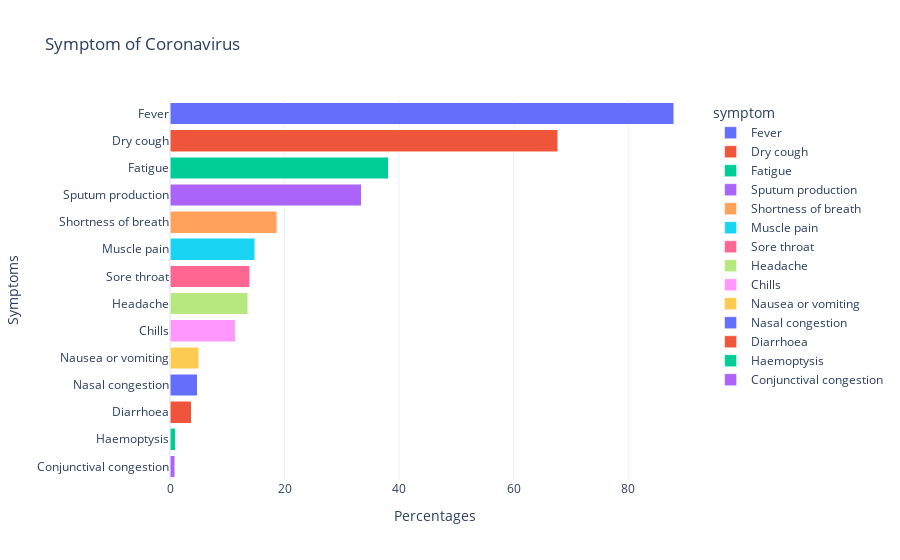

This figure's notebook cell:
### Code cell
fig = px.bar(symptoms[['symptom', 'percentage']].sort_values('percentage', ascending=False), 
             x="percentage", y="symptom", color='symptom',
              title='Symptom of Coronavirus',orientation='h')
fig.update_layout(plot_bgcolor='rgb(275, 270, 273)')
fig.update_traces(textposition='inside')
fig.update_layout(uniformtext_minsize=8, uniformtext_mode='hide')
fig.update_layout(barmode='stack')
fig.update_layout(plot_bgcolor='rgb(275, 270, 273)',yaxis_title='Symptoms',xaxis_title='Percentages')
fig.update_layout(template = 'plotly_white')
fig.show()

### Figure 1 — Plotly figure (JSON) as saved in the notebook; plotly's stock layout.template omitted (floating-point values rounded to 4 significant figures)
{"data": [{"alignmentgroup": "True", "hovertemplate": "symptom=%{y}<br>percentage=%{x}<extra></extra>", "legendgroup": "Fever", "marker": {"color": "#636efa"}, "name": "Fever", "offsetgroup": "Fever", "orientation": "h", "showlegend": true, "textposition": "inside", "type": "bar", "x": [87.9], "xaxis": "x", "y": ["Fever"], "yaxis": "y"}, {"alignmentgroup": "True", "hovertemplate": "symptom=%{y}<br>percentage=%{x}<extra></extra>", "legendgroup": "Dry cough", "marker": {"color": "#EF553B"}, "name": "Dry cough", "offsetgroup": "Dry cough", "orientation": "h", "showlegend": true, "textposition": "inside", "type": "bar", "x": [67.7], "xaxis": "x", "y": ["Dry cough"], "yaxis": "y"}, {"alignmentgroup": "True", "hovertemplate": "symptom=%{y}<br>percentage=%{x}<extra></extra>", "legendgroup": "Fatigue", "marker": {"color": "#00cc96"}, "name": "Fatigue", "offsetgroup": "Fatigue", "orientation": "h", "showlegend": true, "textposition": "inside", "type": "bar", "x": [38.1], "xaxis": "x", "y": ["Fatigue"], "yaxis": "y"}, {"alignmentgroup": "True", "hovertemplate": "symptom=%{y}<br>percentage=%{x}<extra></extra>", "legendgroup": "Sputum production", "marker": {"color": "#ab63fa"}, "name": "Sputum production", "offsetgroup": "Sputum production", "orientation": "h", "showlegend": true, "textposition": "inside", "type": "bar", "x": [33.4], "xaxis": "x", "y": ["Sputum production"], "yaxis": "y"}, {"alignmentgroup": "True", "hovertemplate": "symptom=%{y}<br>percentage=%{x}<extra></extra>", "legendgroup": "Shortness of breath", "marker": {"color": "#FFA15A"}, "name": "Shortness of breath", "offsetgroup": "Shortness of breath", "orientation": "h", "showlegend": true, "textposition": "inside", "type": "bar", "x": [18.6], "xaxis": "x", "y": ["Shortness of breath"], "yaxis": "y"}, {"alignmentgroup": "True", "hovertemplate": "symptom=%{y}<br>percentage=%{x}<extra></extra>", "legendgroup": "Muscle pain", "marker": {"color": "#19d3f3"}, "name": "Muscle pain", "offsetgroup": "Muscle pain", "orientation": "h", "showlegend": true, "textposition": "inside", "type": "bar", "x": [14.8], "xaxis": "x", "y": ["Muscle pain"], "yaxis": "y"}, {"alignmentgroup": "True", "hovertemplate": "symptom=%{y}<br>percentage=%{x}<extra></extra>", "legendgroup": "Sore throat", "marker": {"color": "#FF6692"}, "name": "Sore throat", "offsetgroup": "Sore throat", "orientation": "h", "showlegend": true, "textposition": "inside", "type": "bar", "x": [13.9], "xaxis": "x", "y": ["Sore throat"], "yaxis": "y"}, {"alignmentgroup": "True", "hovertemplate": "symptom=%{y}<br>percentage=%{x}<extra></extra>", "legendgroup": "Headache", "marker": {"color": "#B6E880"}, "name": "Headache", "offsetgroup": "Headache", "orientation": "h", "showlegend": true, "textposition": "inside", "type": "bar", "x": [13.6], "xaxis": "x", "y": ["Headache"], "yaxis": "y"}, {"alignmentgroup": "True", "hovertemplate": "symptom=%{y}<br>percentage=%{x}<extra></extra>", "legendgroup": "Chills", "marker": {"color": "#FF97FF"}, "name": "Chills", "offsetgroup": "Chills", "orientation": "h", "showlegend": true, "textposition": "inside", "type": "bar", "x": [11.4], "xaxis": "x", "y": ["Chills"], "yaxis": "y"}, {"alignmentgroup": "True", "hovertemplate": "symptom=%{y}<br>percentage=%{x}<extra></extra>", "legendgroup": "Nausea or vomiting", "marker": {"color": "#FECB52"}, "name": "Nausea or vomiting", "offsetgroup": "Nausea or vomiting", "orientation": "h", "showlegend": true, "textposition": "inside", "type": "bar", "x": [5], "xaxis": "x", "y": ["Nausea or vomiting"], "yaxis": "y"}, {"alignmentgroup": "True", "hovertemplate": "symptom=%{y}<br>percentage=%{x}<extra></extra>", "legendgroup": "Nasal congestion", "marker": {"color": "#636efa"}, "name": "Nasal congestion", "offsetgroup": "Nasal congestion", "orientation": "h", "showlegend": true, "textposition": "inside", "type": "bar", "x": [4.8], "xaxis": "x", "y": ["Nasal congestion"], "yaxis": "y"}, {"alignmentgroup": "True", "hovertemplate": "symptom=%{y}<br>percentage=%{x}<extra></extra>", "legendgroup": "Diarrhoea", "marker": {"color": "#EF553B"}, "name": "Diarrhoea", "offsetgroup": "Diarrhoea", "orientation": "h", "showlegend": true, "textposition": "inside", "type": "bar", "x": [3.7], "xaxis": "x", "y": ["Diarrhoea"], "yaxis": "y"}, {"alignmentgroup": "True", "hovertemplate": "symptom=%{y}<br>percentage=%{x}<extra></extra>", "legendgroup": "Haemoptysis", "marker": {"color": "#00cc96"}, "name": "Haemoptysis", "offsetgroup": "Haemoptysis", "orientation": "h", "showlegend": true, "textposition": "inside", "type": "bar", "x": [0.9], "xaxis": "x", "y": ["Haemoptysis"], "yaxis": "y"}, {"alignmentgroup": "True", "hovertemplate": "symptom=%{y}<br>percentage=%{x}<extra></extra>", "legendgroup": "Conjunctival congestion", "marker": {"color": "#ab63fa"}, "name": "Conjunctival congestion", "offsetgroup": "Conjunctival congestion", "orientation": "h", "showlegend": true, "textposition": "inside", "type": "bar", "x": [0.8], "xaxis": "x", "y": ["Conjunctival congestion"], "yaxis": "y"}], "layout": {"barmode": "stack", "legend": {"title": {"text": "symptom"}, "tracegroupgap": 0}, "plot_bgcolor": "rgb(275, 270, 273)", "title": {"text": "Symptom of Coronavirus"}, "uniformtext": {"minsize": 8, "mode": "hide"}, "xaxis": {"anchor": "y", "domain": [0, 1], "title": {"text": "Percentages"}}, "yaxis": {"anchor": "x", "categoryarray": ["Conjunctival congestion", "Haemoptysis", "Diarrhoea", "Nasal congestion", "Nausea or vomiting", "Chills", "Headache", "Sore throat", "Muscle pain", "Shortness of breath", "Sputum production", "Fatigue", "Dry cough", "Fever"], "categoryorder": "array", "domain": [0, 1], "title": {"text": "Symptoms"}}}}
